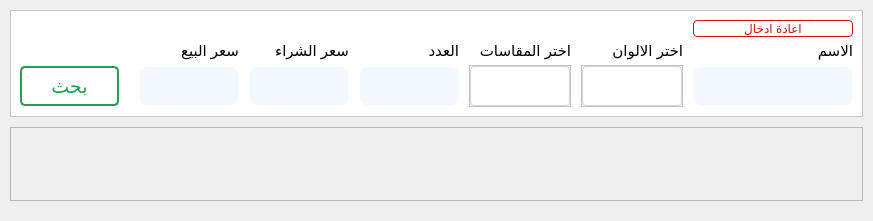
                <widget class="QWidget" name="page_4">
                 <layout class="QVBoxLayout" name="verticalLayout_7">
                  <property name="spacing">
                   <number>10</number>
                  </property>
                  <property name="leftMargin">
                   <number>10</number>
                  </property>
                  <property name="topMargin">
                   <number>10</number>
                  </property>
                  <property name="rightMargin">
                   <number>10</number>
                  </property>
                  <property name="bottomMargin">
                   <number>20</number>
                  </property>
                  <item>
                   <widget class="QFrame" name="frame_14">
                    <property name="minimumSize">
                     <size>
                      <width>0</width>
                      <height>99</height>
                     </size>
                    </property>
                    <property name="styleSheet">
                     <string notr="true">background-color: rgb(255, 255, 255);
color: rgb(0, 0, 0);</string>
                    </property>
                    <property name="frameShape">
                     <enum>QFrame::StyledPanel</enum>
                    </property>
                    <property name="frameShadow">
                     <enum>QFrame::Raised</enum>
                    </property>
                    <layout class="QGridLayout" name="gridLayout_5">
                     <property name="leftMargin">
                      <number>9</number>
                     </property>
                     <property name="topMargin">
                      <number>9</number>
                     </property>
                     <property name="bottomMargin">
                      <number>9</number>
                     </property>
                     <property name="horizontalSpacing">
                      <number>10</number>
                     </property>
                     <property name="verticalSpacing">
                      <number>5</number>
                     </property>
                     <item row="3" column="4">
                      <widget class="QLineEdit" name="add_p_in">
                       <property name="minimumSize">
                        <size>
                         <width>0</width>
                         <height>40</height>
                        </size>
                       </property>
                       <property name="maximumSize">
                        <size>
                         <width>100</width>
                         <height>16777215</height>
                        </size>
                       </property>
                       <property name="font">
                        <font>
                         <pointsize>11</pointsize>
                        </font>
                       </property>
                       <property name="styleSheet">
                        <string notr="true">QLineEdit{
border:2px solid transparent;
border-radius: 8px;
padding: 0px 8px;
background-color: rgb(242, 248, 255);
}
QLineEdit::hover{

	border: 2px solid rgb(103, 222, 255);
}
QLineEdit::focus{
	border: 2px solid rgb(103, 222, 255);
}</string>
                       </property>
                       <property name="alignment">
                        <set>Qt::AlignCenter</set>
                       </property>
                      </widget>
                     </item>
                     <item row="3" column="3">
                      <widget class="QLineEdit" name="add_p_out">
                       <property name="minimumSize">
                        <size>
                         <width>0</width>
                         <height>40</height>
                        </size>
                       </property>
                       <property name="maximumSize">
                        <size>
                         <width>100</width>
                         <height>16777215</height>
                        </size>
                       </property>
                       <property name="font">
                        <font>
                         <pointsize>11</pointsize>
                        </font>
                       </property>
                       <property name="styleSheet">
                        <string notr="true">QLineEdit{
border:2px solid transparent;
border-radius: 8px;
padding: 0px 8px;
background-color: rgb(242, 248, 255);
}
QLineEdit::hover{

	border: 2px solid rgb(103, 222, 255);
}
QLineEdit::focus{
	border: 2px solid rgb(103, 222, 255);
}</string>
                       </property>
                       <property name="alignment">
                        <set>Qt::AlignCenter</set>
                       </property>
                      </widget>
                     </item>
                     <item row="2" column="4">
                      <widget class="QLabel" name="label_16">
                       <property name="font">
                        <font>
                         <pointsize>11</pointsize>
                        </font>
                       </property>
                       <property name="text">
                        <string>سعر الشراء</string>
                       </property>
                      </widget>
                     </item>
                     <item row="3" column="6">
                      <widget class="QFrame" name="frame_23">
                       <property name="frameShape">
                        <enum>QFrame::StyledPanel</enum>
                       </property>
                       <property name="frameShadow">
                        <enum>QFrame::Raised</enum>
                       </property>
                       <layout class="QVBoxLayout" name="verticalLayout_10">
                        <property name="leftMargin">
                         <number>0</number>
                        </property>
                        <property name="topMargin">
                         <number>0</number>
                        </property>
                        <property name="rightMargin">
                         <number>0</number>
                        </property>
                        <property name="bottomMargin">
                         <number>0</number>
                        </property>
                        <item>
                         <widget class="QComboBox" name="color_sell_4">
                          <property name="minimumSize">
                           <size>
                            <width>100</width>
                            <height>40</height>
                           </size>
                          </property>
                          <property name="cursor">
                           <cursorShape>PointingHandCursor</cursorShape>
                          </property>
                          <property name="styleSheet">
                           <string notr="true">QComboBox{
	border: 1px solid #ced4da;
	border-radius:4px;
	padding-left:10px;
}
QComboBox::drop-down{
	border:0px;
}
QComboBox::down-arrow {
	image: url(:/image/down.png);
	width:12;
	height12;
	margin-right:15px;
}

QComboBox:on{
	border: 4px solid #c2dbfe;
}
QComboBox QListView{
	font-size:12;
	border:1px solid rgba(0,0,0,10%);
	padding :5px;
	background-color:#ffffff;
	outline:0px;
}
QComboBox QListView::item{
	padding-left :10px;
	background-color:#ffffff;
	
}
QComboBox QListView::item:hover{
	background-color:#1e90ff;
}
QComboBox QListView::item:selected{
	background-color:#1e90ff;
}</string>
                          </property>
                         </widget>
                        </item>
                       </layout>
                      </widget>
                     </item>
                     <item row="3" column="1">
                      <widget class="QPushButton" name="enter_store">
                       <property name="minimumSize">
                        <size>
                         <width>99</width>
                         <height>40</height>
                        </size>
                       </property>
                       <property name="maximumSize">
                        <size>
                         <width>200</width>
                         <height>16777215</height>
                        </size>
                       </property>
                       <property name="font">
                        <font>
                         <pointsize>14</pointsize>
                        </font>
                       </property>
                       <property name="cursor">
                        <cursorShape>PointingHandCursor</cursorShape>
                       </property>
                       <property name="styleSheet">
                        <string notr="true">QPushButton
{
	border:0px;
	color: rgb(35, 158, 86);
	border: 2px solid  rgb(35, 158, 86);
	border-radius:5px
}
QPushButton:hover
{
	border:0px;
	background-color: rgb(35, 158, 86);
	
	color: #fff;
}</string>
                       </property>
                       <property name="text">
                        <string>بحث</string>
                       </property>
                      </widget>
                     </item>
                     <item row="3" column="7">
                      <widget class="QFrame" name="frame_22">
                       <property name="frameShape">
                        <enum>QFrame::StyledPanel</enum>
                       </property>
                       <property name="frameShadow">
                        <enum>QFrame::Raised</enum>
                       </property>
                       <layout class="QVBoxLayout" name="verticalLayout_9">
                        <property name="leftMargin">
                         <number>0</number>
                        </property>
                        <property name="topMargin">
                         <number>0</number>
                        </property>
                        <property name="rightMargin">
                         <number>0</number>
                        </property>
                        <property name="bottomMargin">
                         <number>0</number>
                        </property>
                        <item>
                         <widget class="QComboBox" name="color_sell_3">
                          <property name="minimumSize">
                           <size>
                            <width>100</width>
                            <height>40</height>
                           </size>
                          </property>
                          <property name="cursor">
                           <cursorShape>PointingHandCursor</cursorShape>
                          </property>
                          <property name="styleSheet">
                           <string notr="true">QComboBox{
	border: 1px solid #ced4da;
	border-radius:4px;
	padding-left:10px;
}
QComboBox::drop-down{
	border:0px;
}
QComboBox::down-arrow {
	image: url(:/image/down.png);
	width:12;
	height12;
	margin-right:15px;
}

QComboBox:on{
	border: 4px solid #c2dbfe;
}
QComboBox QListView{
	font-size:12;
	border:1px solid rgba(0,0,0,10%);
	padding :5px;
	background-color:#ffffff;
	outline:0px;
}
QComboBox QListView::item{
	padding-left :10px;
	background-color:#ffffff;
	
}
QComboBox QListView::item:hover{
	background-color:#1e90ff;
}
QComboBox QListView::item:selected{
	background-color:#1e90ff;
}</string>
                          </property>
                         </widget>
                        </item>
                       </layout>
                      </widget>
                     </item>
                     <item row="2" column="6">
                      <widget class="QLabel" name="label_12">
                       <property name="font">
                        <font>
                         <pointsize>11</pointsize>
                        </font>
                       </property>
                       <property name="text">
                        <string>اختر المقاسات</string>
                       </property>
                      </widget>
                     </item>
                     <item row="2" column="5">
                      <widget class="QLabel" name="label_13">
                       <property name="font">
                        <font>
                         <pointsize>11</pointsize>
                        </font>
                       </property>
                       <property name="text">
                        <string>العدد</string>
                       </property>
                      </widget>
                     </item>
                     <item row="2" column="7">
                      <widget class="QLabel" name="label_11">
                       <property name="font">
                        <font>
                         <pointsize>11</pointsize>
                        </font>
                       </property>
                       <property name="text">
                        <string>اختر الالوان</string>
                       </property>
                      </widget>
                     </item>
                     <item row="2" column="8">
                      <widget class="QLabel" name="label_14">
                       <property name="maximumSize">
                        <size>
                         <width>16777215</width>
                         <height>25</height>
                        </size>
                       </property>
                       <property name="font">
                        <font>
                         <pointsize>11</pointsize>
                        </font>
                       </property>
                       <property name="text">
                        <string>الاسم</string>
                       </property>
                      </widget>
                     </item>
                     <item row="3" column="8">
                      <widget class="QLineEdit" name="add_product">
                       <property name="minimumSize">
                        <size>
                         <width>100</width>
                         <height>40</height>
                        </size>
                       </property>
                       <property name="maximumSize">
                        <size>
                         <width>511</width>
                         <height>16777215</height>
                        </size>
                       </property>
                       <property name="font">
                        <font>
                         <pointsize>11</pointsize>
                        </font>
                       </property>
                       <property name="cursor">
                        <cursorShape>IBeamCursor</cursorShape>
                       </property>
                       <property name="styleSheet">
                        <string notr="true">QLineEdit{
border:2px solid transparent;
border-radius: 8px;
padding: 0px 8px;
background-color: rgb(242, 248, 255);
}
QLineEdit::hover{

	border: 2px solid rgb(103, 222, 255);
}
QLineEdit::focus{
	border: 2px solid rgb(103, 222, 255);
}</string>
                       </property>
                       <property name="alignment">
                        <set>Qt::AlignRight|Qt::AlignTrailing|Qt::AlignVCenter</set>
                       </property>
                      </widget>
                     </item>
                     <item row="3" column="2">
                      <widget class="QFrame" name="frame_15">
                       <property name="frameShape">
                        <enum>QFrame::StyledPanel</enum>
                       </property>
                       <property name="frameShadow">
                        <enum>QFrame::Raised</enum>
                       </property>
                      </widget>
                     </item>
                     <item row="3" column="5">
                      <widget class="QLineEdit" name="add_num">
                       <property name="minimumSize">
                        <size>
                         <width>0</width>
                         <height>40</height>
                        </size>
                       </property>
                       <property name="maximumSize">
                        <size>
                         <width>100</width>
                         <height>16777215</height>
                        </size>
                       </property>
                       <property name="font">
                        <font>
                         <pointsize>11</pointsize>
                        </font>
                       </property>
                       <property name="styleSheet">
                        <string notr="true">QLineEdit{
border:2px solid transparent;
border-radius: 8px;
padding: 0px 8px;
background-color: rgb(242, 248, 255);
}
QLineEdit::hover{

	border: 2px solid rgb(103, 222, 255);
}
QLineEdit::focus{
	border: 2px solid rgb(103, 222, 255);
}</string>
                       </property>
                       <property name="text">
                        <string/>
                       </property>
                       <property name="alignment">
                        <set>Qt::AlignCenter</set>
                       </property>
                      </widget>
                     </item>
                     <item row="2" column="3">
                      <widget class="QLabel" name="label_15">
                       <property name="font">
                        <font>
                         <pointsize>11</pointsize>
                        </font>
                       </property>
                       <property name="text">
                        <string>سعر البيع </string>
                       </property>
                      </widget>
                     </item>
                     <item row="1" column="8">
                      <widget class="QPushButton" name="pushButton">
                       <property name="styleSheet">
                        <string notr="true">color: rgb(195, 23, 23);
border: 1px solid rgb(195, 23, 23);
border-radius:4px;</string>
                       </property>
                       <property name="text">
                        <string>اعادة ادخال</string>
                       </property>
                      </widget>
                     </item>
                    </layout>
                   </widget>
                  </item>
                  <item>
                   <widget class="QScrollArea" name="scrollArea_2">
                    <property name="styleSheet">
                     <string notr="true">QScrollBar:vertical{
	border: none;
	background-color: rgb(181, 196, 232);
	width: 14px;	
	margin: 15px 0px 15px 0px;
	border-radius:0px;
}
QScrollBar::handle:vertical{
	background-color: rgb(145, 145, 145);
	min-height:30px;
	border-radius:7px;
}
QScrollBar::handle:vertical:hover{
	background-color: rgb(99, 99, 99);
}
QScrollBar::handle:vertical:pressed{
	background-color: rgb(0, 0, 0);
}
QScrollBar::sub-line:vertical{
	border:none;
	background-color: rgb(194, 194, 194);
	height:14px;
	border-top-left-radius: 6px;
	border-top-right-radius: 6px;
	subcontrol-position:top;
	subcontrol-origin:margin;
}
QScrollBar::sub-line:vertical:hover{
background-color: rgb(134, 134, 134);
}
QScrollBar::sub-line:vertical:pressed{
	background-color: rgb(1, 13, 89);
}
QScrollBar::add-line:vertical{

	border:none;
	background-color: rgb(194, 194, 194);
	height:14px;
	border-bottom-left-radius: 6px;
	border-bottom-right-radius: 6px;
	subcontrol-position:bottom;
	subcontrol-origin:margin;
}

QScrollBar::add-line:vertical:hover{
background-color: rgb(134, 134, 134);
}
QScrollBar::add-line:vertical:pressed{
	background-color: rgb(1, 13, 89);
}
QScrollBar::up-arrow::vertical, QScrollBar::down-arrow:vertical{
	border:none
}
QScrollBar::add-page::vertical, QScrollBar::sub-page:vertical{
	border:none
}
</string>
                    </property>
                    <property name="widgetResizable">
                     <bool>true</bool>
                    </property>
                    <widget class="QWidget" name="scrollAreaWidgetContents_2">
                     <property name="geometry">
                      <rect>
                       <x>0</x>
                       <y>0</y>
                       <width>100</width>
                       <height>30</height>
                      </rect>
                     </property>
                     <layout class="QVBoxLayout" name="verticalLayout_13">
                      <property name="spacing">
                       <number>0</number>
                      </property>
                      <property name="leftMargin">
                       <number>0</number>
                      </property>
                      <property name="topMargin">
                       <number>0</number>
                      </property>
                      <property name="rightMargin">
                       <number>0</number>
                      </property>
                      <property name="bottomMargin">
                       <number>0</number>
                      </property>
                     </layout>
                    </widget>
                   </widget>
                  </item>
                 </layout>
                </widget>
